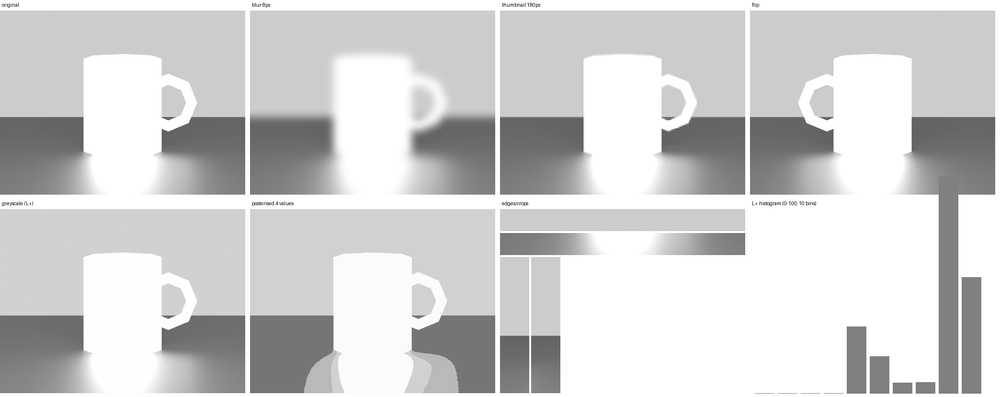
#> input picture examples/3d-mug-nudge/look-r01.png, 1000 x 397 px
$ python measure.py look-r01.png
#> lines starting #> are read from the running program, lines starting #| are printed output that depends on the picture
"""measure.py IMG...: share of clipped pixels (any channel >= 250) and near-white flat area, plus L* stats.
Backs the 3D-7 'count clipped pixels' check."""
import sys, numpy as np
from PIL import Image
for p in sys.argv[1:]:
    a=np.asarray(Image.open(p).convert('RGB')).astype(float)
    clip=(a.max(axis=2)>=250).mean()*100
#> clip = 39.65
    c=a/255; lin=np.where(c<=0.04045,c/12.92,((c+0.055)/1.055)**2.4)
#> after `lin = np.where(c <= 0.04045, c / 12.92, ((c + 0.055) / 1.055) ** 2.4)`:
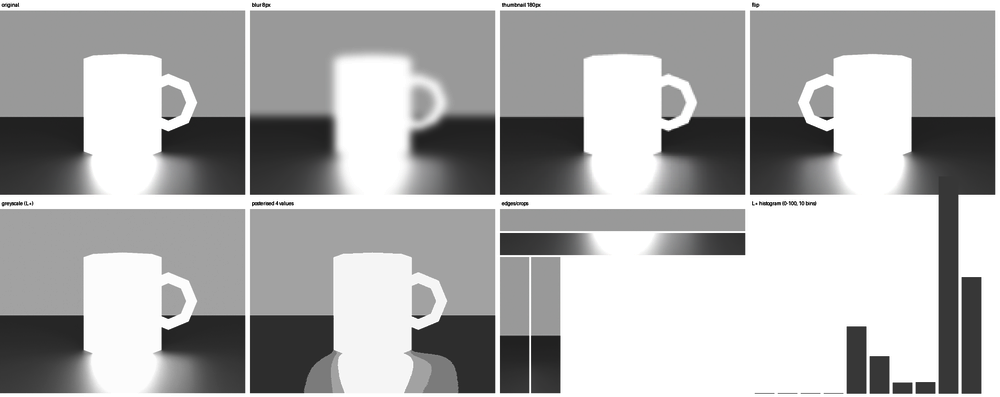
#> lin: shape (397, 1000, 3) float64; mean R, G, B 0.684, 0.684, 0.684
    Y=(lin*[0.2126,0.7152,0.0722]).sum(axis=2); L=np.where(Y>0.008856,116*np.cbrt(Y)-16,903.3*Y)
#> after `L = np.where(Y > 0.008856, 116 * np.cbrt(Y) - 16, 903.3 * Y)`:
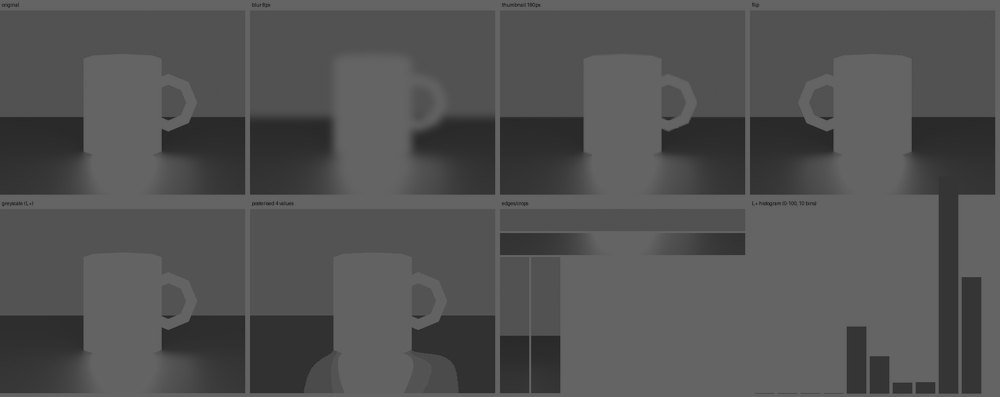
#> L: shape (397, 1000) float64; min 22.16, max 100, mean 83.1
    print(f"{p}: clipped {clip:.1f}%  L* p5 {np.percentile(L,5):.0f} p50 {np.percentile(L,50):.0f} p95 {np.percentile(L,95):.0f}")
#| look-r01.png: clipped 39.7%  L* p5 46 p50 84 p95 100

$ run again, on examples/3d-mug-nudge/round-01.png
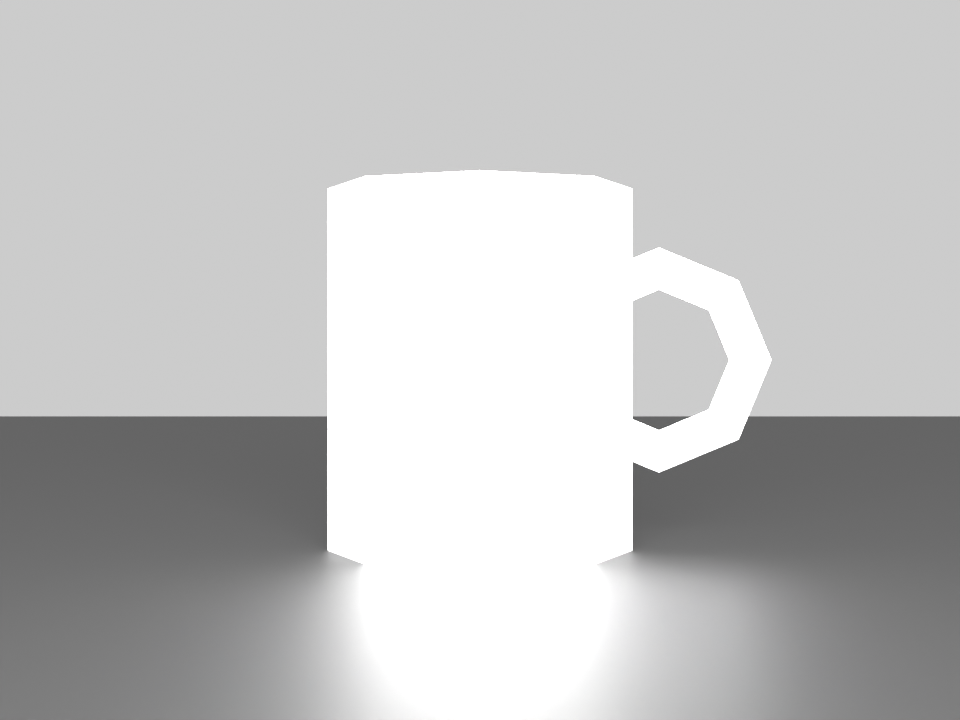
#> input picture examples/3d-mug-nudge/round-01.png, 960 x 720 px
#> clip = 24.2
#> `lin = np.where(c <= 0.04045, c / 12.92, ((c + 0.055) / 1.055) ** 2.4)`:
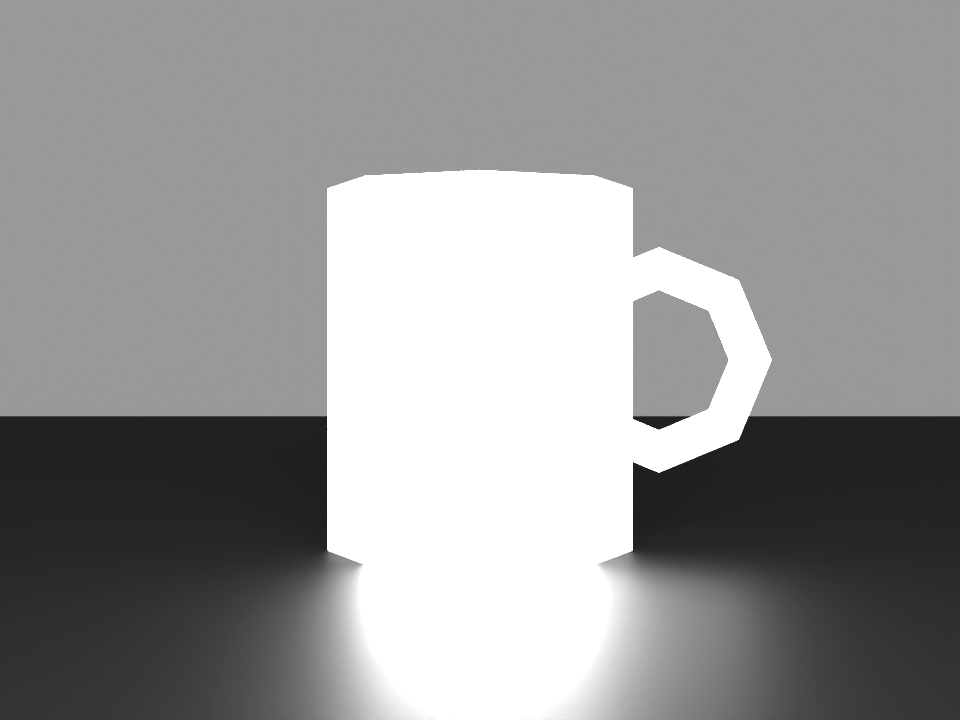
#> lin: shape (720, 960, 3) float64; mean R, G, B 0.595, 0.595, 0.595
#> `L = np.where(Y > 0.008856, 116 * np.cbrt(Y) - 16, 903.3 * Y)`:
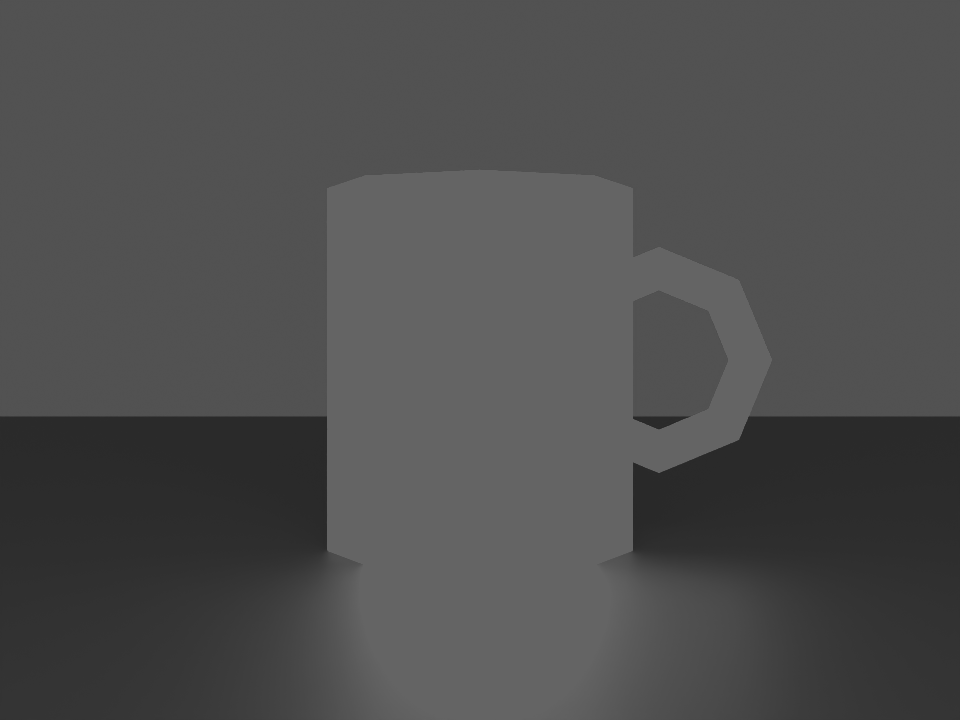
#> L: shape (720, 960) float64; min 39.02, max 100, mean 78.2
#| round-01.png: clipped 24.2%  L* p5 43 p50 82 p95 100

$ run again, on examples/3d-mug-nudge/round-03.png
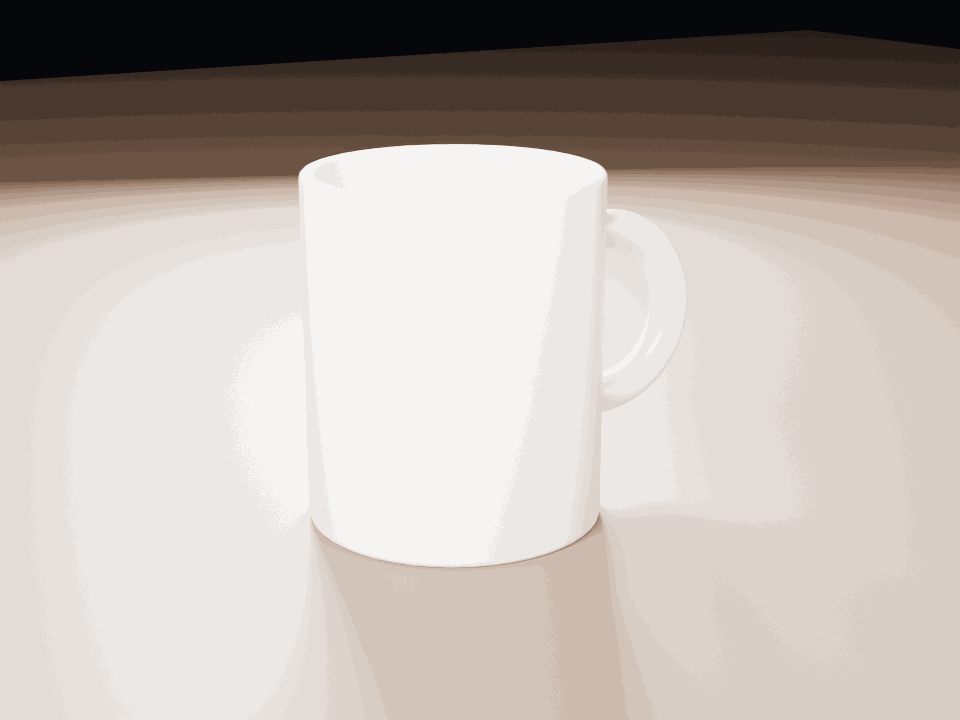
#> input picture examples/3d-mug-nudge/round-03.png, 960 x 720 px
#> clip = 0
#> `Y = (lin * [0.2126, 0.7152, 0.0722]).sum(axis=2)`:
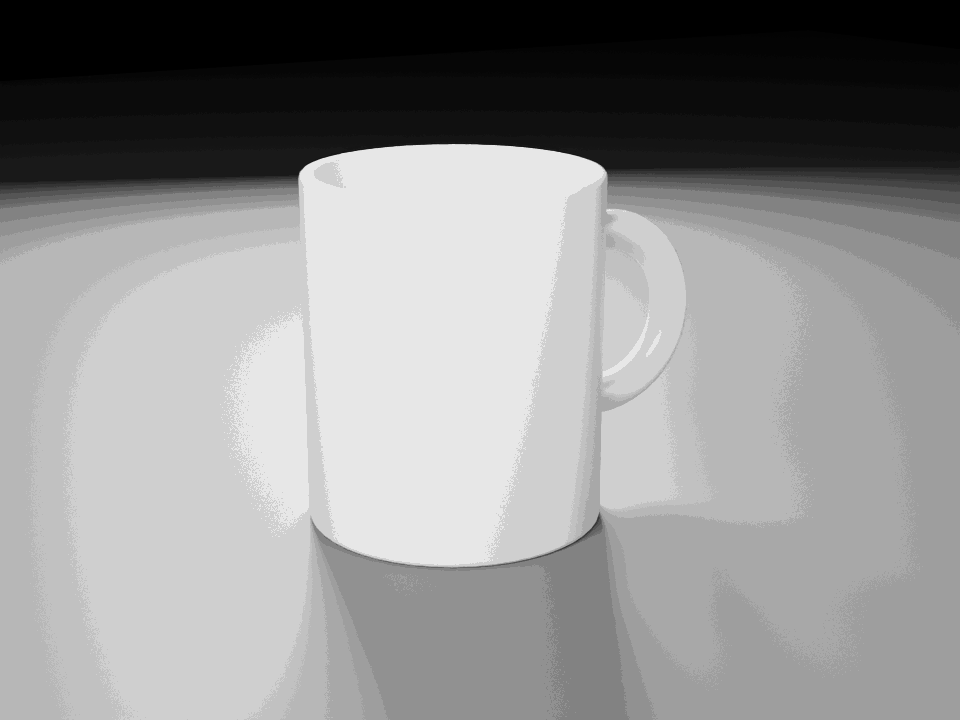
#> Y: shape (720, 960) float64; min 0.00213, max 0.908, mean 0.57
#> `L = np.where(Y > 0.008856, 116 * np.cbrt(Y) - 16, 903.3 * Y)`:
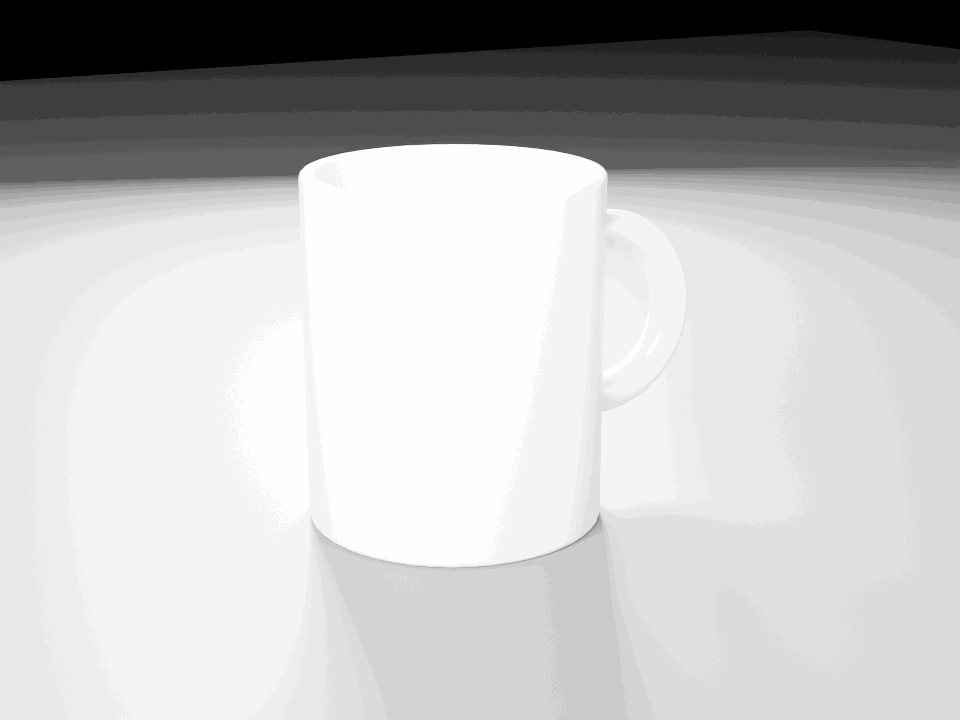
#> L: shape (720, 960) float64; min 1.92, max 96.31, mean 72; drawn with min black and max white
#| round-03.png: clipped 0.0%  L* p5 2 p50 85 p95 96
